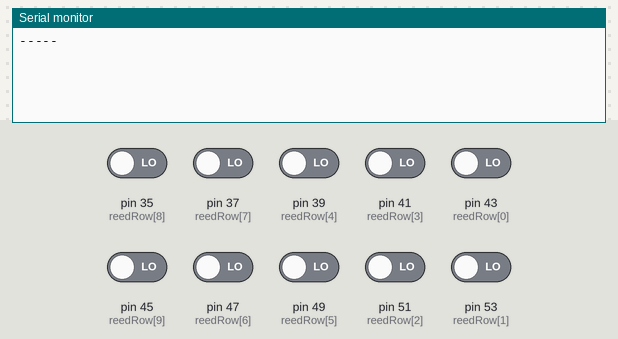
The sketch below on a simulated Arduino Mega 2560, built with avr-gcc and run on an emulated ATmega2560. Parts: the last lines printed to the serial monitor. Inputs (shaded band) come from the test bench; at power-on: pin 35 (reedRow[8]), pin 37 (reedRow[7]), pin 39 (reedRow[4]), pin 41 (reedRow[3]), pin 43 (reedRow[0]), pin 45 (reedRow[9]), pin 47 (reedRow[6]), pin 49 (reedRow[5]), pin 51 (reedRow[2]), pin 53 (reedRow[1]) LOW.

Above: at 1.2 s.
1.3 s: pin 35 (reedRow[8]) driven HIGH
At 2.5 s:
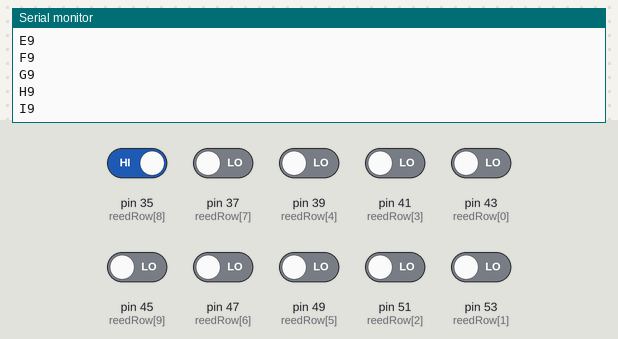
3.3 s: pin 37 (reedRow[7]) driven HIGH
4.8 s: pin 39 (reedRow[4]) driven HIGH
6.3 s: pin 41 (reedRow[3]) driven HIGH
7.8 s: pin 43 (reedRow[0]) driven HIGH
9.3 s: pin 45 (reedRow[9]) driven HIGH
At 10.7 s:
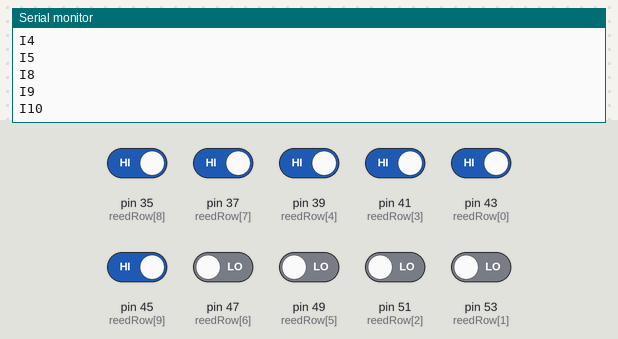
Timing chart, 0 to 11.8 s (numbered marks = the images above; inputs shaded):
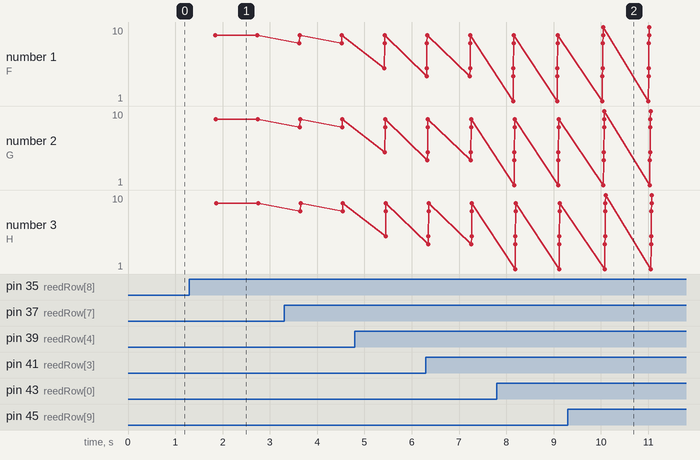

The sketch:

test_reed.ino
```cpp
/*
 * Arduino code for testing reedswitches.
 * Tested on Arduino Mega
 */

// Setting Variables
const int reedRow[10] = {43, 53, 51, 41, 39, 49, 47, 37, 35, 45};
const int reedCol[9] = {50, 48, 46, 44, 40, 42, 38, 36, 34};
const char num2letter[9] = {'A', 'B', 'C', 'D', 'E', 'F', 'G', 'H', 'I'};

int reeds[90];


void setup(){
  // put your setup code here, to run once:

  Serial.begin(9600);
  for (int i=0; i<10; ++i){
    pinMode(reedRow[i], INPUT);
  }
  for (int i=0; i<9; ++i){
    pinMode(reedCol[i], OUTPUT);
    digitalWrite(reedCol[i], LOW);
  }
}

void loop() {
  // put your main code here, to run repeatedly:
  checkReed();
  delay(800);
  Serial.println("-----");
}

void checkReed(){
  for (int a=0; a<9; ++a){
    digitalWrite(reedCol[a], HIGH);
    delay(10);
    for (int b=0; b<10; ++b){
      int state = digitalRead(reedRow[b]);
      if (state == 1) {
        Serial.print(num2letter[a]);
        Serial.println(b+1);
      }
    }
    digitalWrite(reedCol[a], LOW);
  }
}

void Hbot(){

}
```

Measured:
- after the input at 1.3 s, the serial monitor: prints a new line after 0.49 s (image 1)
- after the input at 9.3 s, the serial monitor: prints a new line after 0.62 s (image 2)
- plotted number 1: 9 → 10 after the input at 9.3 s
- plotted number 2: 9 → 10 after the input at 9.3 s
- plotted number 3: 9 → 10 after the input at 9.3 s
